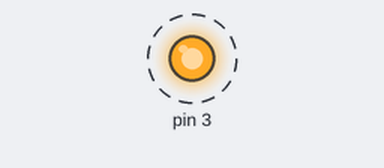
Recording of a sketch running on a simulated Arduino Uno, built with avr-gcc and run on an emulated ATmega328P. Shown: output pins drawn as LEDs (lit = HIGH). Dashed ring = blinking.

Above: at 0.05 s.
Timing chart, 0 to 4.6 s (numbered marks = the images above):
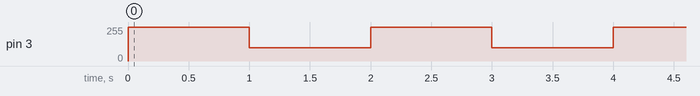

The sketch:

fan.ino
```cpp
void setup() {
  // put your setup code here, to run once:
pinMode(3, OUTPUT);
}

void loop() {
  analogWrite(3, 255); // sets the digital pin 13 on
  delay(1000);            // waits for a second
  analogWrite(3, 100);  // sets the digital pin 13 off
  delay(1000);            // waits for a second

}
```

Measured:
- by itself, pin 3: alternates 255/255 for 1.0 s and 100/255 for 1.0 s
